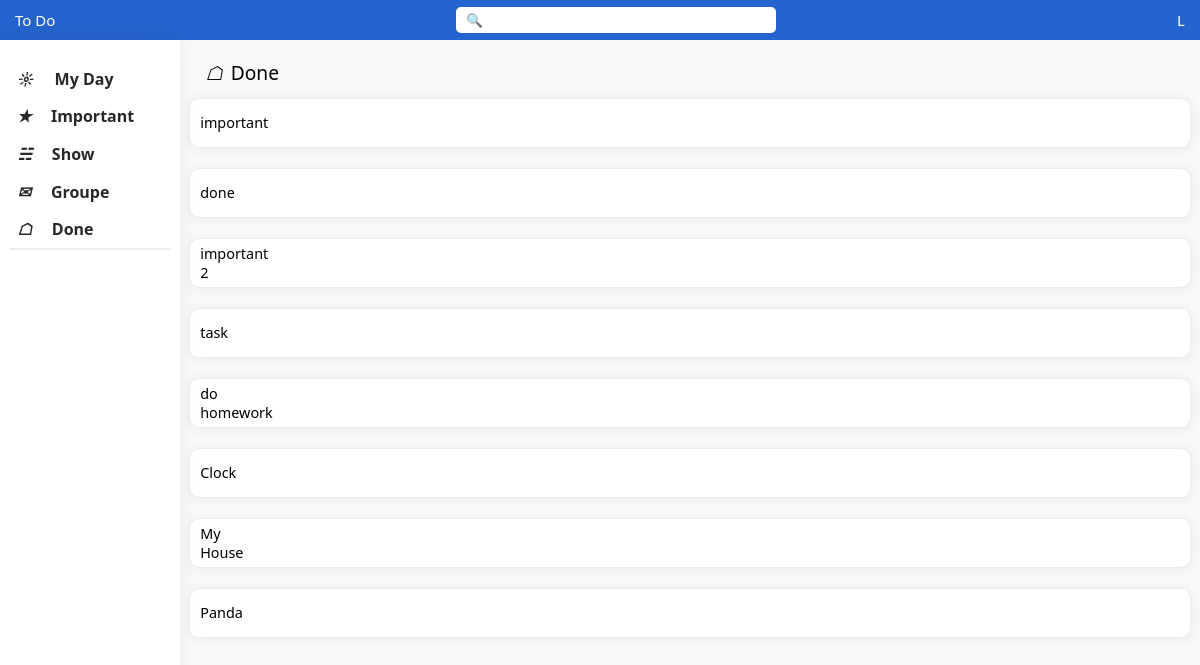
The page /done (signed in) on the database its author committed.
### ToDoApp/models.py (models this page shows, shortened)
class Task(models.Model):
    name = models.CharField(max_length=50, blank=False)
    user = models.ForeignKey(User, on_delete=models.CASCADE)
    assigned_users = models.ManyToManyField(User, related_name='assigned_tasks')
    file = models.FileField(upload_to='uploads/', blank=True)
    status = models.CharField(max_length=10, default='to do')
    important = models.CharField(max_length=15, default='no important')
    date = models.DateField('date')
    note = models.TextField(max_length=150, default='')
    steps = models.ManyToManyField(Step)

### ToDoApp/views.py (the view)
# urls.py: path('done', views.done, name='done'),
def done(request):
    tasks = None
    if request.user.is_authenticated:
        tasks = Task.objects.filter(user=request.user)
    return render(request, 'done.html', {'tasks': tasks})

### ToDoApp/templates/done.html (shortened to what this page needs)
{% if user.is_authenticated %}
{% load static %}
<link rel = 'stylesheet' href = "{% static 'css/home.css' %}">
<link rel="stylesheet" href="https://cdnjs.cloudflare.com/ajax/libs/font-awesome/4.7.0/css/font-awesome.min.css">
<body>
    <nav>
        <div class="nav-block">To Do</div>
        <form class="nav-block" method="GET">
            <input class="block-input" placeholder="&#128269;
            ">
        </form>
        <div class="nav-block">
            <div class="block-logout"><a href="{% url 'logout'%}" class="logout">L</a></div>
        </div>
    </nav>
    <section>
        <div class="section-block">
            <a href="{% url 'home' %}" class="block-info"><i>&#9788;</i> <span>My Day</span></a>
            <a href="{% url 'important' %}"  class="block-info"><i>&#10029;</i> <span>Important</span></a>
            <a href="{% url 'show' %}" class="block-info"><i>&#9781;</i> <span>Show</span></a>
            <a href="{% url 'groupe'%}" class="block-info"><i>&#9993;</i> <span>Groupe</span></a>
            <a href="{% url 'done' %}" class="block-info"><i>&#9750;</i> <span>Done</span></a>
        </div>
    </section>
    <main>
        <div class="main-place">
            <div class="main-header">
                <div class="header-day"><i>&#9750;</i> <span>Done</span></div>
            </div>
            {% for task in tasks %}
            {% if task.status == 'done' %}
            <div class="task-place update" method="POST" action="{% url 'update' task.id 1%}">
                <p class="task-name">{{task.name}}</p>
            </div>
            {% endif %}
            {% endfor %}
        </div>
    </main>
</body>
{% else %}
<a href="{% url 'login-view' %}">Please Log in</a>
{% endif %}

### ToDoApp/static/css/home.css (style rules this page uses)
body { margin: 0; padding: 0; font-family: SegoeUI-SemiBold-final,Segoe UI Semibold,SegoeUI-Regular-final,Segoe UI,"Segoe UI Web (West European)",Segoe,-apple-system,BlinkMacSystemFont,Roboto,Helvetica Neue,Tahoma,Helvetica,Arial,sans-serif;; display: flex; flex-wrap: wrap; }
nav { height: 5vh; width: 100%; background-color: #2564cf; display: flex; justify-content: space-between; align-items: center; color: white; position: sticky; top: 0; z-index: 1; }
.nav-block { margin: 15px; font-size: 15px; }
.nav-block:nth-child(2) { width: 40vh; }
.nav-block:nth-child(3) { display: flex; flex-direction: row; gap: 25px; }
.block-input { width: 100%; height: 65%; border-radius: 5px; border: white; padding-left: 10px; }
.block-input::placeholder { color: black; padding-left: -20px; }
.logout { text-decoration: none; color: #ffffff; }
section { width: 15%; height: 95vh; display: flex; justify-content: center; box-shadow: -4px 0px 20px rgba(0, 0, 0, 0.1); position: sticky; top: 5vh; z-index: 1; }
.section-block { width: 100%; height: 25%; margin-top: 20px; font-size: 100%; display: flex; flex-direction: column; justify-content: center; align-items: center; }
.block-info { width: 85%; display: flex; align-items: center; gap: 20px; height: 10vh; font-weight: 800; text-decoration: none; color: #292827; padding-left: 1vh; }
.block-info:nth-child(5) { border-bottom: #edeceb solid 2px ; }
main { background-color: #faf9f8; width: 85%; display: flex; justify-content: center; flex-direction: column; }
.main-place { height: 95%; width: 100%; display: flex; align-items: center; flex-direction: column; }
.main-header { width: 95%; height: 4%; display: flex; justify-content: start; flex-direction: row; gap: 10vh; }
.header-day { font-size: 1.2rem; display: flex; gap: 1vh; width: 90%; }
.task-place { width: 98%; height: 6vh; box-shadow: 1px 1px 10px 1px #edeceb; border: solid 1.5px #edeceb ; background-color: white; display: flex; align-items: center; margin: 10px; border-radius: 10px; }
.task-name { width: 5%; font-weight: 100; padding-left: 10px; font-size: 0.9rem; text-decoration: none; color: black; }

### rows shown on the page
Task: name "important"
Task: name "done"
Task: name "important 2"
Task: name "task"
Task: name "do homework"
Task: name "Clock"
Task: name "My House"
Task: name "Panda"
